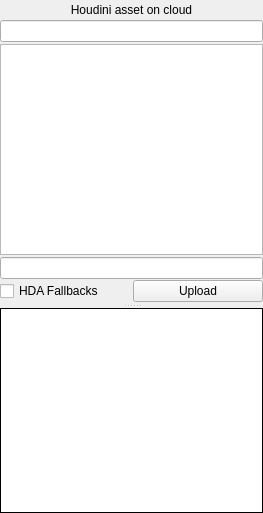
<?xml version="1.0" encoding="UTF-8"?>
<ui version="4.0">
 <class>Form</class>
 <widget class="QWidget" name="Form">
  <property name="enabled">
   <bool>true</bool>
  </property>
  <property name="geometry">
   <rect>
    <x>0</x>
    <y>0</y>
    <width>263</width>
    <height>513</height>
   </rect>
  </property>
  <property name="windowTitle">
   <string>Form</string>
  </property>
  <layout class="QVBoxLayout" name="verticalLayout_3">
   <property name="spacing">
    <number>0</number>
   </property>
   <property name="margin">
    <number>0</number>
   </property>
   <item>
    <widget class="QLabel" name="title">
     <property name="minimumSize">
      <size>
       <width>0</width>
       <height>20</height>
      </size>
     </property>
     <property name="text">
      <string>Houdini asset on cloud</string>
     </property>
     <property name="alignment">
      <set>Qt::AlignCenter</set>
     </property>
    </widget>
   </item>
   <item>
    <widget class="QSplitter" name="splitter">
     <property name="orientation">
      <enum>Qt::Vertical</enum>
     </property>
     <property name="opaqueResize">
      <bool>true</bool>
     </property>
     <widget class="QWidget" name="layoutWidget">
      <layout class="QVBoxLayout" name="verticalLayout_2">
       <property name="spacing">
        <number>2</number>
       </property>
       <item>
        <widget class="QLineEdit" name="search_bar"/>
       </item>
       <item>
        <widget class="QTreeView" name="tree_view"/>
       </item>
       <item>
        <widget class="QWidget" name="upload_widgets" native="true">
         <layout class="QVBoxLayout" name="verticalLayout">
          <property name="spacing">
           <number>1</number>
          </property>
          <property name="leftMargin">
           <number>0</number>
          </property>
          <property name="topMargin">
           <number>0</number>
          </property>
          <property name="rightMargin">
           <number>0</number>
          </property>
          <property name="bottomMargin">
           <number>2</number>
          </property>
          <item>
           <widget class="QLineEdit" name="asset_name"/>
          </item>
          <item>
           <layout class="QHBoxLayout" name="horizontalLayout">
            <property name="spacing">
             <number>2</number>
            </property>
            <item>
             <widget class="QCheckBox" name="hda_fall_backs">
              <property name="toolTip">
               <string extracomment="this is hfpr"/>
              </property>
              <property name="text">
               <string>HDA Fallbacks</string>
              </property>
             </widget>
            </item>
            <item>
             <widget class="QPushButton" name="upload">
              <property name="maximumSize">
               <size>
                <width>16777215</width>
                <height>16777215</height>
               </size>
              </property>
              <property name="text">
               <string>Upload</string>
              </property>
              <property name="flat">
               <bool>false</bool>
              </property>
             </widget>
            </item>
           </layout>
          </item>
         </layout>
        </widget>
       </item>
      </layout>
     </widget>
     <widget class="QTextEdit" name="comments">
      <property name="styleSheet">
       <string notr="true">border-style:outset; border-width:1px;</string>
      </property>
     </widget>
    </widget>
   </item>
  </layout>
 </widget>
 <resources/>
 <connections/>
</ui>
